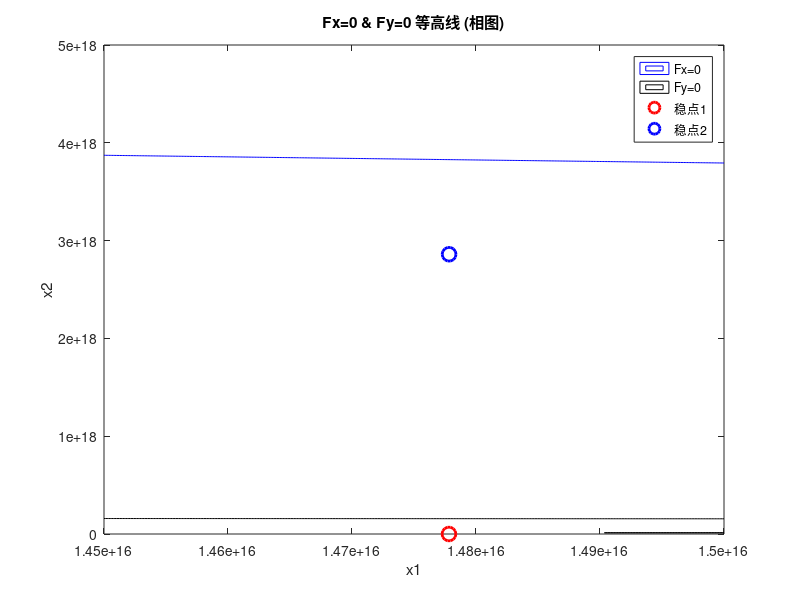

Write MATLAB code to recreate this figure. (Note: this script raises an error after producing the figure.)
function main
 

 
    stablePt1 = [1.47782e16,2.24673E+13];
    stablePt2 = [1.47783e16, 2.86041E+18];


    xmin = [1.45e16, 1e13];
    xmax = [1.50e16, 5e18];  

 
 
 
    N           = 1*10^15.3;  
    numPoints   = 10000;      
    tolerance1  = 3e13;      
    tolerance2  = 2.5e18;     
    tspan       = [0, 1e9]; 

 
 

    options = odeset('RelTol',1e-2, 'AbsTol',[1e6, 1e6], ...
                     'Events', @eventsFunc);
 
 
    figure('Name','相图与随机撒点','NumberTitle','off');
    xVec = linspace(xmin(1), xmax(1), 400);
    yVec = linspace(xmin(2), xmax(2), 400);
    [X, Y] = meshgrid(xVec, yVec);

 
    [Fx, Fy] = force_XY(X, Y, N);

 
    contour(X, Y, Fx, [0 0], 'b');
    hold on;
    contour(X, Y, Fy, [0 0], 'k');

    xlabel('x1');
    ylabel('x2');
    title('Fx=0 & Fy=0 等高线 (相图)');

 
 
 
    plot(stablePt1(1), stablePt1(2), 'ro', 'MarkerSize', 10, 'LineWidth',2, ...
         'DisplayName','稳点1');
    plot(stablePt2(1), stablePt2(2), 'bo', 'MarkerSize', 10, 'LineWidth',2, ...
         'DisplayName','稳点2');
    legend('Fx=0','Fy=0','稳点1','稳点2','Location','best');
    ylim([0, xmax(2)]);

 
 
 
    rng('shuffle'); 
    randomPoints = [ ...
        xmin(1) + (xmax(1)-xmin(1)) * rand(numPoints,1), ...
        10.^(log10(xmin(2)) + (log10(xmax(2)) - log10(xmin(2))) * rand(numPoints,1)) ...
    ];

    count1 = 0;  
    count2 = 0;  

 
    func = @(t,x) force_MO(t, x, N);

 
    for i = 1:numPoints
        x0 = randomPoints(i,:);

 
        [~, Xt, te, Xe, ie] = ode15s(func, tspan, x0, options);

 
        final = Xt(end,:);

 
        dist1 = norm(final - stablePt1);
        dist2 = norm(final - stablePt2);

        if dist1 < dist2 && dist1 < tolerance1
            count1 = count1 + 1;
            plot(final(1), final(2), 'r.', 'MarkerSize', 6);
        elseif dist2 < dist1 && dist2 < tolerance2
            count2 = count2 + 1;
            plot(final(1), final(2), 'b.', 'MarkerSize', 6);
        else
 
            plot(final(1), final(2), 'k.', 'MarkerSize', 4);
        end
    end

 
 
 
    prob1 = count1 / numPoints;
    prob2 = count2 / numPoints;
    fprintf('---------------------------\n');
    fprintf('共撒点 %d 个\n', numPoints);
    fprintf('流向稳点1 (%.4g, %.4g) 的概率：%.2f%%\n', ...
            stablePt1(1), stablePt1(2), prob1 * 100);
    fprintf('流向稳点2 (%.4g, %.4g) 的概率：%.2f%%\n', ...
            stablePt2(1), stablePt2(2), prob2 * 100);
    fprintf('未收敛到任一稳点的点数：%d\n', numPoints - (count1 + count2));
    fprintf('---------------------------\n');

end

 
 
 
function f = force_MO(t,x,para)
N = para;
 
 
r = 3e11;
s = 2.03e-5;
 
dr = 1.36e19;
dd = 2.73e17;
a1 = 0.003; a2=-0.1655; a3=3.2305; a4=-25.8343; %a5=71.5398;
a5=71.6;
delta = x(2)/(dd+x(2));
gamma = x(2)/(dr+x(2));
omega = (1-gamma)*(1-delta);
p = log10(x(2));
fai = 10^(a1*p^4+a2*p^3+a3*p^2+a4*p+a5);
f = [0.5*omega*(N+r)-s*x(1)-0.5*fai*x(1)^0.7;
    omega*N-(1-omega)*r-s*x(1)-fai*x(1)^0.7];

end

 
 
 
function [Fx, Fy] = force_XY(X, Y, N)
    s   = 2.03e-5;
    dr  = 1.36e19;
    dd  = 2.73e17;
    a1  = 0.003; 
    a2  = -0.1655; 
    a3  = 3.2305; 
    a4  = -25.8343; 
    a5  = 71.6;

 
    Y(Y <= 0) = 1e-10;

    delta = Y ./ (dd + Y);
    gamma = Y ./ (dr + Y);
    omega = (1 - gamma) .* (1 - delta);

    p = log10(Y);
    p = max(min(p, 18), 13); 

    fai = 10.^(a1.*p.^4 + a2.*p.^3 + a3.*p.^2 + a4.*p + a5);

    Fx = 0.5 .* omega .* (2*N) - s.*X - 0.5 .* fai .* (X.^0.7);
    Fy = omega .* N - (1 - omega).*N - s.*X - fai .* (X.^0.7);
end

 
 
 
function [value, isterminal, direction] = eventsFunc(t, x)
    stablePt1 = [1.47782e16, 2.24673e13];
    stablePt2 = [1.47783e16, 2.86041e18];
    tolerance1 = 1e14;
    tolerance2 = 1e16;

    dist1 = norm(x - stablePt1);
    dist2 = norm(x - stablePt2);

    value = [dist1 - tolerance1; dist2 - tolerance2];
    isterminal = [1; 1]; 
    direction = [0; 0];   
end
